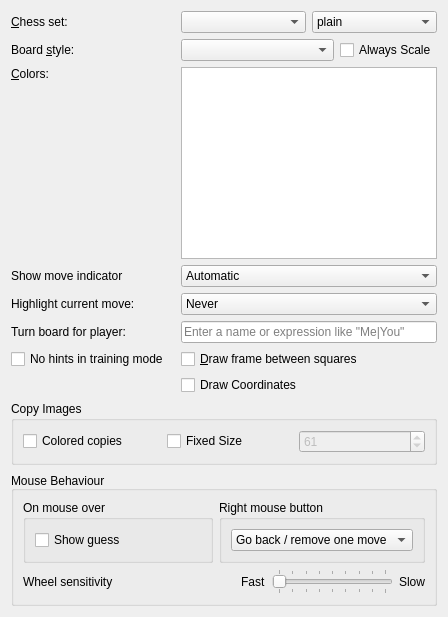
     <widget class="QWidget" name="tabGeneral">
      <attribute name="title">
       <string>Board</string>
      </attribute>
      <layout class="QGridLayout">
       <item row="1" column="2">
        <layout class="QHBoxLayout" name="boardStyleLayout">
         <item>
          <widget class="QComboBox" name="boardThemeCombo">
           <property name="sizePolicy">
            <sizepolicy hsizetype="MinimumExpanding" vsizetype="Fixed">
             <horstretch>0</horstretch>
             <verstretch>0</verstretch>
            </sizepolicy>
           </property>
          </widget>
         </item>
         <item>
          <widget class="QCheckBox" name="alwaysScale">
           <property name="text">
            <string>Always Scale</string>
           </property>
          </widget>
         </item>
        </layout>
       </item>
       <item row="8" column="0">
        <widget class="QLabel" name="label_16">
         <property name="text">
          <string>Turn board for player:</string>
         </property>
         <property name="buddy">
          <cstring>editPlayerTurnBoard</cstring>
         </property>
        </widget>
       </item>
       <item row="7" column="0">
        <widget class="QLabel" name="label_7">
         <property name="text">
          <string>Highlight current move:</string>
         </property>
         <property name="buddy">
          <cstring>hilightCurrentMove</cstring>
         </property>
        </widget>
       </item>
       <item row="0" column="2">
        <layout class="QHBoxLayout">
         <item>
          <widget class="QComboBox" name="pieceThemeCombo">
           <property name="sizePolicy">
            <sizepolicy hsizetype="MinimumExpanding" vsizetype="Fixed">
             <horstretch>0</horstretch>
             <verstretch>0</verstretch>
            </sizepolicy>
           </property>
          </widget>
         </item>
         <item>
          <widget class="QComboBox" name="pieceEffect">
           <property name="sizePolicy">
            <sizepolicy hsizetype="MinimumExpanding" vsizetype="Fixed">
             <horstretch>0</horstretch>
             <verstretch>0</verstretch>
            </sizepolicy>
           </property>
           <item>
            <property name="text">
             <string notr="true">plain</string>
            </property>
           </item>
           <item>
            <property name="text">
             <string notr="true">outline</string>
            </property>
           </item>
           <item>
            <property name="text">
             <string notr="true">shadow</string>
            </property>
           </item>
          </widget>
         </item>
        </layout>
       </item>
       <item row="1" column="0">
        <widget class="QLabel" name="boardThemeLabel">
         <property name="text">
          <string>Board &amp;style:</string>
         </property>
         <property name="buddy">
          <cstring>boardThemeCombo</cstring>
         </property>
        </widget>
       </item>
       <item row="9" column="0">
        <widget class="QCheckBox" name="btNoHints">
         <property name="text">
          <string>No hints in training mode</string>
         </property>
        </widget>
       </item>
       <item row="10" column="2">
        <widget class="QCheckBox" name="boardShowCoordinates">
         <property name="text">
          <string>Draw Coordinates</string>
         </property>
        </widget>
       </item>
       <item row="0" column="0">
        <widget class="QLabel" name="pieceThemeLabel">
         <property name="text">
          <string>&amp;Chess set:</string>
         </property>
         <property name="buddy">
          <cstring>pieceThemeCombo</cstring>
         </property>
        </widget>
       </item>
       <item row="9" column="2">
        <widget class="QCheckBox" name="boardFrameCheck">
         <property name="text">
          <string>&amp;Draw frame between squares</string>
         </property>
        </widget>
       </item>
       <item row="6" column="2">
        <widget class="QComboBox" name="cbShowIndicator">
         <item>
          <property name="text">
           <string>Automatic</string>
          </property>
         </item>
         <item>
          <property name="text">
           <string>Always</string>
          </property>
         </item>
         <item>
          <property name="text">
           <string>Never</string>
          </property>
         </item>
        </widget>
       </item>
       <item row="16" column="0" colspan="3">
        <widget class="QGroupBox" name="groupBoxCopyImage">
         <property name="sizePolicy">
          <sizepolicy hsizetype="Preferred" vsizetype="Preferred">
           <horstretch>0</horstretch>
           <verstretch>0</verstretch>
          </sizepolicy>
         </property>
         <property name="title">
          <string>Copy Images</string>
         </property>
         <layout class="QHBoxLayout" name="horizontalLayout" stretch="1,2">
          <item>
           <widget class="QCheckBox" name="boardColorCopy">
            <property name="sizePolicy">
             <sizepolicy hsizetype="Preferred" vsizetype="Fixed">
              <horstretch>0</horstretch>
              <verstretch>0</verstretch>
             </sizepolicy>
            </property>
            <property name="text">
             <string>Colored copies</string>
            </property>
           </widget>
          </item>
          <item>
           <layout class="QHBoxLayout" name="horizontalLayout_4" stretch="0,0">
            <property name="spacing">
             <number>-1</number>
            </property>
            <property name="leftMargin">
             <number>6</number>
            </property>
            <item>
             <widget class="QCheckBox" name="fixedImageSize">
              <property name="sizePolicy">
               <sizepolicy hsizetype="Minimum" vsizetype="Fixed">
                <horstretch>0</horstretch>
                <verstretch>0</verstretch>
               </sizepolicy>
              </property>
              <property name="layoutDirection">
               <enum>Qt::LeftToRight</enum>
              </property>
              <property name="text">
               <string>Fixed Size</string>
              </property>
             </widget>
            </item>
            <item>
             <widget class="QSpinBox" name="editImageSize">
              <property name="enabled">
               <bool>false</bool>
              </property>
              <property name="minimum">
               <number>10</number>
              </property>
              <property name="maximum">
               <number>2048</number>
              </property>
              <property name="singleStep">
               <number>10</number>
              </property>
              <property name="value">
               <number>61</number>
              </property>
             </widget>
            </item>
           </layout>
          </item>
         </layout>
        </widget>
       </item>
       <item row="7" column="2">
        <widget class="QComboBox" name="hilightCurrentMove">
         <item>
          <property name="text">
           <string>Never</string>
          </property>
         </item>
         <item>
          <property name="text">
           <string>Frame</string>
          </property>
         </item>
         <item>
          <property name="text">
           <string>Arrow</string>
          </property>
         </item>
        </widget>
       </item>
       <item row="6" column="0">
        <widget class="QLabel" name="labelShowMoveIndicator">
         <property name="text">
          <string>Show move indicator</string>
         </property>
         <property name="buddy">
          <cstring>cbShowIndicator</cstring>
         </property>
        </widget>
       </item>
       <item row="5" column="0">
        <widget class="QLabel" name="label">
         <property name="text">
          <string>&amp;Colors:</string>
         </property>
         <property name="alignment">
          <set>Qt::AlignLeading|Qt::AlignLeft|Qt::AlignTop</set>
         </property>
         <property name="buddy">
          <cstring>boardColorsList</cstring>
         </property>
        </widget>
       </item>
       <item row="5" column="2">
        <widget class="ColorList" name="boardColorsList"/>
       </item>
       <item row="8" column="2">
        <widget class="QLineEdit" name="editPlayerTurnBoard">
         <property name="placeholderText">
          <string>Enter a name or expression like &quot;Me|You&quot;</string>
         </property>
        </widget>
       </item>
       <item row="19" column="0" colspan="3">
        <widget class="QGroupBox" name="groupBoxMouse">
         <property name="sizePolicy">
          <sizepolicy hsizetype="Expanding" vsizetype="Preferred">
           <horstretch>0</horstretch>
           <verstretch>0</verstretch>
          </sizepolicy>
         </property>
         <property name="title">
          <string>Mouse Behaviour</string>
         </property>
         <property name="alignment">
          <set>Qt::AlignBottom|Qt::AlignLeading|Qt::AlignLeft</set>
         </property>
         <layout class="QVBoxLayout" name="verticalLayout_2">
          <property name="sizeConstraint">
           <enum>QLayout::SetDefaultConstraint</enum>
          </property>
          <item>
           <layout class="QHBoxLayout" name="horizontalLayout_22">
            <item>
             <widget class="QGroupBox" name="groupBoxMouseOver">
              <property name="title">
               <string>On mouse over</string>
              </property>
              <layout class="QHBoxLayout" name="horizontalLayout_21">
               <item>
                <widget class="QCheckBox" name="guessMoveCheck">
                 <property name="text">
                  <string>Show guess</string>
                 </property>
                </widget>
               </item>
              </layout>
             </widget>
            </item>
            <item>
             <widget class="QGroupBox" name="groupBoxRightMouse">
              <property name="title">
               <string>Right mouse button</string>
              </property>
              <layout class="QHBoxLayout" name="horizontalLayout_20">
               <item>
                <widget class="QComboBox" name="guessNextMove">
                 <item>
                  <property name="text">
                   <string>Go back / remove one move</string>
                  </property>
                 </item>
                 <item>
                  <property name="text">
                   <string>Next guess</string>
                  </property>
                 </item>
                 <item>
                  <property name="text">
                   <string>Colorize square</string>
                  </property>
                 </item>
                </widget>
               </item>
              </layout>
             </widget>
            </item>
           </layout>
          </item>
          <item>
           <layout class="QHBoxLayout" name="horizontalLayout_2">
            <item>
             <widget class="QLabel" name="labelWheel">
              <property name="text">
               <string>Wheel sensitivity</string>
              </property>
             </widget>
            </item>
            <item>
             <spacer name="horizontalSpacer">
              <property name="orientation">
               <enum>Qt::Horizontal</enum>
              </property>
              <property name="sizeHint" stdset="0">
               <size>
                <width>40</width>
                <height>20</height>
               </size>
              </property>
             </spacer>
            </item>
            <item>
             <widget class="QLabel" name="labelFast">
              <property name="text">
               <string>Fast</string>
              </property>
             </widget>
            </item>
            <item>
             <widget class="QSlider" name="minWheelCount">
              <property name="maximum">
               <number>960</number>
              </property>
              <property name="singleStep">
               <number>104</number>
              </property>
              <property name="pageStep">
               <number>120</number>
              </property>
              <property name="orientation">
               <enum>Qt::Horizontal</enum>
              </property>
              <property name="invertedAppearance">
               <bool>false</bool>
              </property>
              <property name="tickPosition">
               <enum>QSlider::TicksBothSides</enum>
              </property>
              <property name="tickInterval">
               <number>120</number>
              </property>
             </widget>
            </item>
            <item>
             <widget class="QLabel" name="label_10">
              <property name="text">
               <string>Slow</string>
              </property>
             </widget>
            </item>
           </layout>
          </item>
         </layout>
        </widget>
       </item>
      </layout>
     </widget>
